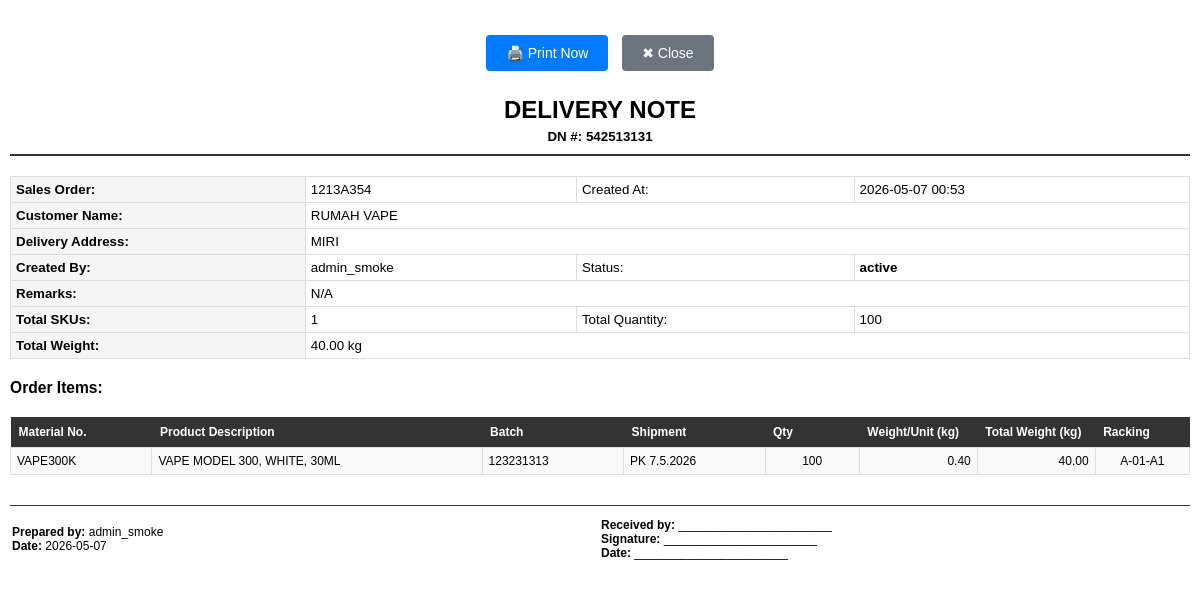
Page /print-order-view/1 (signed in) on the committed database.
### models.py (models this page shows, shortened)
class Order(db.Model):
    __tablename__ = 'orders'
    id = db.Column(db.Integer, primary_key=True)
    dn_number = db.Column(db.String(50), unique=True, nullable=False)  # Add DN number field
    created_at = db.Column(db.DateTime, default=get_local_time)
    customer_name = db.Column(db.String(100), nullable=False)
    address = db.Column(db.String(255), nullable=False)
    sales_order = db.Column(db.String(255), nullable=False)
    remarks = db.Column(db.String(255), nullable=True)
    status = db.Column(db.String(20), default='active')
    created_by = db.Column(db.String(255), nullable=True)
    last_updated_by = db.Column(db.String(255), nullable=True)  # Add this line
    items = db.relationship('OrderItem', backref='order', cascade='all, delete-orphan', lazy=True)

class OrderItem(db.Model):
    __tablename__ = 'order_items'
    id = db.Column(db.Integer, primary_key=True)
    order_id = db.Column(db.Integer, db.ForeignKey('orders.id'), nullable=False)
    sku_id = db.Column(db.Integer, db.ForeignKey('sku_list.id'), nullable=False)
    batch_number = db.Column(db.String(50), nullable=False)  # Add batch number column
    shipment_number = db.Column(db.String(100), nullable=False)
    quantity = db.Column(db.Integer, nullable=False)
    racking_number = db.Column(db.String(50), nullable=False)
    sku = db.relationship('SKU', backref='order_items')

class SKU(db.Model):
    __tablename__ = 'sku_list'
    id = db.Column(db.Integer, primary_key=True)
    material_number = db.Column(db.String(50), unique=True, nullable=False)
    product_description = db.Column(db.String(200), nullable=False)
    pack_size_id = db.Column(db.Integer, db.ForeignKey('pack_sizes.id'), nullable=False)
    weight = db.Column(db.Float, nullable=False)
    pack_size = db.relationship('PackSize', backref='skus', lazy=True)  # Establish relationship

### app.py (the view)
@app.route('/print-order-view/<int:order_id>')
@login_required
def print_order_view(order_id):
    order = Order.query.get_or_404(order_id)
    unique_skus = {item.sku.material_number for item in order.items}
    total_sku = len(unique_skus)
    total_quantity = sum(item.quantity for item in order.items)
    total_weight = sum(item.quantity * item.sku.weight for item in order.items)
    return render_template('print_order_view.html',
                           order=order,
                           total_sku=total_sku,
                           total_quantity=total_quantity,
                           total_weight=total_weight)

### app.py (called while the page is built)
@login_manager.user_loader
def load_user(user_id):
    return db.session.get(User, int(user_id))

### templates/print_order_view.html (shortened to what this page needs)
<!DOCTYPE html>
<html>
<head>
</head>
<body>
    <div class="no-print">
        <button onclick="window.print()" class="btn btn-primary">
            🖨️ Print Now
        </button>
        <button onclick="window.close()" class="btn btn-secondary">
            ✖ Close
        </button>
    </div>
    <div class="header">
        <h1>DELIVERY NOTE</h1>
        <p><strong>DN #: {{ order.dn_number }}</strong></p>
    </div>
    <div class="order-info">
        <table>
            <tr>
                <td>Sales Order:</td>
                <td>{{ order.sales_order }}</td>
                <td>Created At:</td>
                <td>{{ order.created_at.strftime('%Y-%m-%d %H:%M') }}</td>
            </tr>
            <tr>
                <td>Customer Name:</td>
                <td colspan="3">{{ order.customer_name }}</td>
            </tr>
            <tr>
                <td>Delivery Address:</td>
                <td colspan="3">{{ order.address }}</td>
            </tr>
            <tr>
                <td>Created By:</td>
                <td>{{ order.created_by }}</td>
                <td>Status:</td>
                <td><strong>{{ order.status }}</strong></td>
            </tr>
            <tr>
                <td>Remarks:</td>
                <td colspan="3">{{ order.remarks or 'N/A' }}</td>
            </tr>
            <tr>
                <td>Total SKUs:</td>
                <td>{{ total_sku }}</td>
                <td>Total Quantity:</td>
                <td>{{ total_quantity }}</td>
            </tr>
            <tr>
                <td>Total Weight:</td>
                <td colspan="3">{{ "%.2f"|format(total_weight) }} kg</td>
            </tr>
        </table>
    </div>
    <h3 style="margin-top: 20px;">Order Items:</h3>
    <table class="items-table">
        <colgroup>
            <col style="width: 12%;">
            <col style="width: 28%;">
            <col style="width: 12%;">
            <col style="width: 12%;">
            <col style="width: 8%;">
            <col style="width: 10%;">
            <col style="width: 10%;">
            <col style="width: 8%;">
        </colgroup>
        <thead>
            <tr>
                <th>Material No.</th>
                <th>Product Description</th>
                <th>Batch</th>
                <th>Shipment</th>
                <th>Qty</th>
                <th>Weight/Unit (kg)</th>
                <th>Total Weight (kg)</th>
                <th>Racking</th>
            </tr>
        </thead>
        <tbody>
            {% for item in order.items %}
            <tr>
                <td>{{ item.sku.material_number }}</td>
                <td title="{{ item.sku.product_description }}">{{ item.sku.product_description }}</td>
                <td>{{ item.batch_number }}</td>
                <td>{{ item.shipment_number or 'N/A' }}</td>
                <td style="text-align: center;">{{ item.quantity }}</td>
                <td style="text-align: right;">{{ "%.2f"|format(item.sku.weight) }}</td>
                <td style="text-align: right;">{{ "%.2f"|format(item.quantity * item.sku.weight) }}</td>
                <td style="text-align: center;">{{ item.racking_number }}</td>
            </tr>
            {% endfor %}
        </tbody>
    </table>
    <div class="footer">
        <table style="width: 100%; border: none;">
            <tr>
                <td style="border: none; width: 50%;">
                    <strong>Prepared by:</strong> {{ order.created_by }}<br>
                    <strong>Date:</strong> {{ order.created_at.strftime('%Y-%m-%d') }}
                </td>
                <td style="border: none; width: 50%;">
                    <strong>Received by:</strong> _______________________<br>
                    <strong>Signature:</strong> _______________________<br>
                    <strong>Date:</strong> _______________________
                </td>
            </tr>
        </table>
    </div>
</body>
</html>

### templates/print_order_view.html (style rules this page uses)
* { margin: 0; padding: 0; box-sizing: border-box; }
body { font-family: Arial, sans-serif; font-size: 10pt; padding: 10px; }
.header { text-align: center; margin-bottom: 20px; border-bottom: 2px solid #333; padding-bottom: 10px; }
.header h1 { font-size: 18pt; margin-bottom: 5px; }
.order-info { margin-bottom: 20px; }
.order-info table { width: 100%; border-collapse: collapse; }
.order-info td { padding: 5px; border: 1px solid #ddd; }
.order-info td:first-child { font-weight: bold; background-color: #f5f5f5; width: 25%; }
.items-table { width: 100%; border-collapse: collapse; margin-top: 20px; table-layout: fixed; }
.items-table th { background-color: #333; color: white; padding: 8px; text-align: left; font-size: 9pt; }
.items-table td { padding: 6px; border: 1px solid #ddd; font-size: 9pt; overflow: hidden; text-overflow: ellipsis; white-space: nowrap; }
.items-table tbody tr:nth-child(odd) { background-color: #f9f9f9; }
.items-table col:nth-child(1) { width: 12%; }
.items-table col:nth-child(2) { width: 28%; }
.items-table col:nth-child(3) { width: 12%; }
.items-table col:nth-child(4) { width: 12%; }
.items-table col:nth-child(5) { width: 8%; }
.items-table col:nth-child(6) { width: 10%; }
.items-table col:nth-child(7) { width: 10%; }
.items-table col:nth-child(8) { width: 8%; }
.footer { margin-top: 30px; border-top: 1px solid #333; padding-top: 10px; font-size: 9pt; }
.no-print { margin: 20px 0; text-align: center; }
.btn { padding: 10px 20px; margin: 5px; border: none; border-radius: 4px; cursor: pointer; font-size: 14px; }
.btn-primary { background-color: #007bff; color: white; }
.btn-secondary { background-color: #6c757d; color: white; }

### rows in the picture
Order: dn_number "542513131", sales_order "1213A354", created_at "2026-05-07 00:53", customer_name "RUMAH VAPE", address "MIRI", created_by "admin_smoke", status "active", remarks "N/A", created_at "2026-05-07"
OrderItem: sku.material_number "VAPE300K", sku.product_description "VAPE MODEL 300, WHITE, 30ML", batch_number "123231313", shipment_number "PK 7.5.2026", quantity "100", item.quantity*item.sku.weight "40.00", racking_number "A-01-A1"
SKU: sku.weight "0.40"

### other values in the picture
{{ total_sku }} "1"
{{ total_quantity }} "100"
{{ "%.2f"|format(total_weight) }} "40.00"
